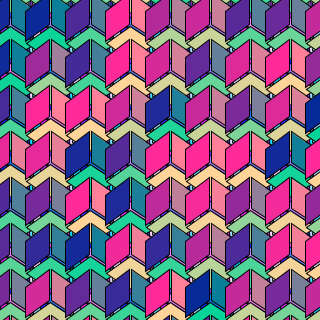
Frame 1 (no input)
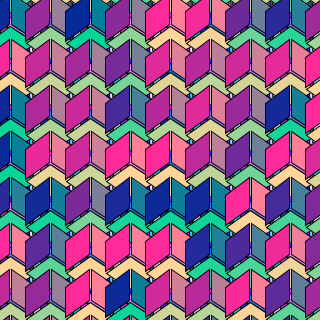
Frame 2 (the mouse pressed at the canvas centre, redrawn once)

The Processing sketch that drew these frames (run headless with seeded random() and noise(); the mouse was pressed at the canvas centre and the sketch redrawn once):

// Processing sketch: processing_100512
// ── processing_100512.pde

int r = 20; 

void setup() {
  size(320, 320);
  colorMode(RGB, 300, 120, 100);
  background(360);
 
  smooth();
  noLoop();
}

void draw() {

  for (int i = 0; i < 10; i++) {
    for (int j = 0 ; j < 20;j++) {
      pushMatrix();
 
      if (j % 2 == 0) {
        translate(i*2*r, j*r*1.15);
        rotate(radians(180));
      } else { 
        translate(i*2*r+r, j*r*1.15);
      }
      float c = random(360);
      tri(c, 3, 4);
      popMatrix();
    }
  }
}

void tri(float c, int x, int y) {

  for (int i = 0 ; i < 3; i++) {
    pushMatrix();
    translate(0, 0);
    rotate(radians(360 * i/3));
  //  stroke(c, 80, 30*(i+1));
    fill(c, 60, 60*(i+1));
    
   quad(x,y,x,y+30,x+26,y+48,x+26,y+17);
 fill(c, 20, 60*(i+1));
   quad(x+28,y+17,x+28,y+48,x+52,y+30,x+52,y);
  fill(c, 100, 60*(i+1));
   quad(x+27,y-18,x+1,y-2,x+27,y+15,x+51,y-2);
 
   popMatrix();
  }
}
